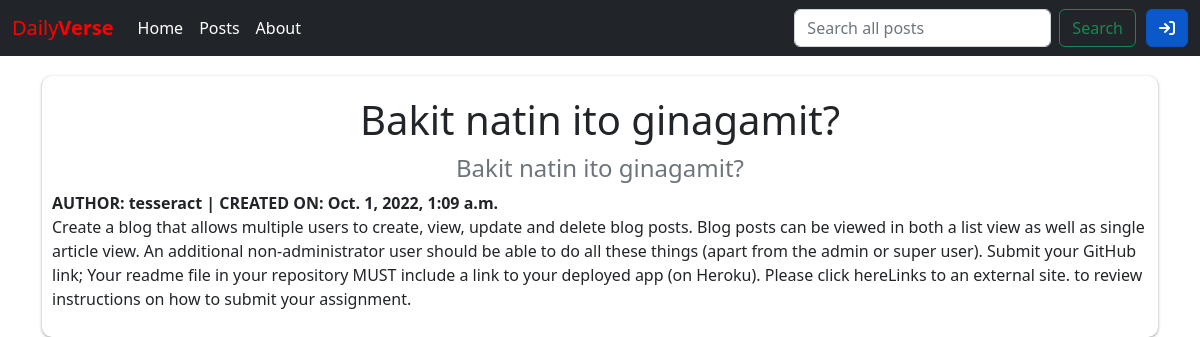
Page /posts/11 on the committed database.
### posts/models.py (models this page shows, shortened)
class Post(models.Model):
    title = models.CharField(max_length=256)
    subtitle = models.CharField(max_length=256)
    author = models.ForeignKey(
        get_user_model(),
        on_delete=models.CASCADE # When deleting, everything related to it gets deleted
    )
    body = models.TextField()
    created_on = models.DateTimeField(auto_now_add=True)
    status = models.ForeignKey(
        Status,
        on_delete=models.CASCADE,
        blank=True, # This allows the status field be null for existing records.
        null=True   # This allows the status field be null for existing records.
    )
    archived = models.ForeignKey(
        Archived,
        on_delete=models.CASCADE,
        blank=True, # This allows the status field be null for existing records.
        null=True   # This allows the status field be null for existing records.
    )
    published = models.ForeignKey(
        Published,
        on_delete=models.CASCADE,
        blank=True, # This allows the status field be null for existing records.
        null=True   # This allows the status field be null for existing records.
    )

### posts/views.py (the view)
# urls.py: path('<int:pk>', PostDetailView.as_view(), name='detail'),
class PostDetailView(DetailView):
    template_name = "posts/detail.html"
    model = Post

### templates/posts/detail.html (shortened to what this page needs)
{% extends 'base.html' %}
{% block content %}
    <div class="post-detail">
        <h1 id="title">{{ post.title }}</h1>
        <h4 id="subtitle" class="card-subtitle mb-2 text-muted">{{ post.subtitle }}</h4>
        <strong id="author">AUTHOR: {{ post.author }} | CREATED ON: {{ post.created_on }}</strong>
        <p id="body">{{ post.body }}</p>
    </div>
{% endblock content %}

### static/css/base.css (style rules this page uses)
h1, h2, h3, h4, h5, h6 { text-align: center; margin-top:10px; margin-bottom:10px; color: #212529; }
.post-detail { box-shadow: rgba(60, 64, 67, 0.3) 0px 1px 2px 0px, rgba(60, 64, 67, 0.15) 0px 1px 3px 1px; border-radius: 10px; padding: 10px; margin-top: 20px; }

### rows in the picture
Post: title "Bakit natin ito ginagamit?", subtitle "Bakit natin ito ginagamit?", author "tesseract", created_on "Oct. 1, 2022, 1:09 a.m.", body "Create a blog that allows multiple users to create, view, update and delete blog posts. Blog posts can be viewed in both a list view as well as single article view. An additional non-administrator user should be able to do all these things (apart from the admin or super user). Submit your GitHub link; Your readme file in your repository MUST include a link to your deployed app (on Heroku). Please click hereLinks to an external site. to review instructions on how to submit your assignment."
